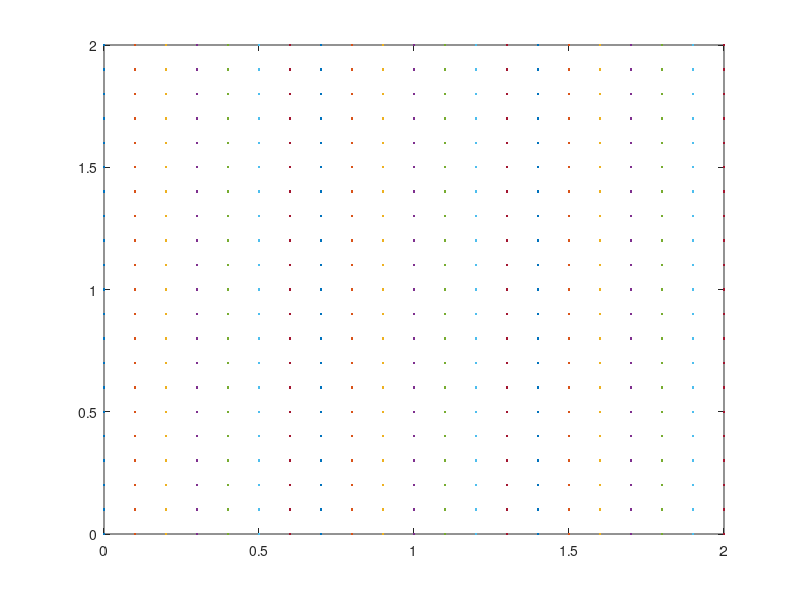

Recreate this plot in MATLAB. (Note: this script raises an error after producing the figure.)
clear;clc;close all

xPrecision = [0.1,0.1,2*pi/20,0.1];
[x,y] = meshgrid(0:xPrecision(1):2);
load('V.mat');
Min = [0,0,0,0];Precision =[0.1; 0.1; 2*pi/20; 0.1];

alpha = 0:xPrecision(4):2*pi;
v = 0:xPrecision(3):2;
dt = 0.1;
ph = 10;
Tf = 10;

% u
w = .7*[1;1;1;1;1;1;1;-2;-2;-4];
w = 1.5*ones(10,1);
a = [5;5;10;5;2;2;2;-12;-12;-12];

uPrecision = [0.1,1];
Uw = -3:uPrecision(1):3;
Ua = -15:uPrecision(2):10;

% reduced size of possible input
uPrecision = [0.5,5];
Uw = -2:uPrecision(1):2;
Ua = -15:uPrecision(2):10;


plot(x,y,'.')

%% Dynamic
X0 = [0,0,0,0];
X(1,:)  = dynamic (X0,a(1),w(1),dt);
Xshow(1,:) = discrete(X(1,:),xPrecision);
for k=1:Tf
X (k+1,:) = dynamic (X(k,:),a(k),w(k),dt);
Xshow(k+1,:) = discrete(X(k+1,:),xPrecision);
end
hold on;scatter(Xshow(:,1),Xshow(:,2),'ro')
figure;

%% Goal (from PF)
% [x,y,alpha,v]
% G1 = [2,0.8,0,0];
% G2 = [0,2,0,0];
% G3 = [1,0,0,0];
G1 = [1.3000    1.7000    1.6000         0];
G2 = [1,1,0,0];
G = [G1;G2];

%% start
L=length(Uw)*length(Ua);
Beta = [0.1; 100];
Gamma = [0.009 ;0.99];

PBeta = (1/size(Beta,1)/size(G,1))*ones(size(Beta,1)*size(G,1),1)';
PGamma = (1/size(Gamma,1))*ones(size(Gamma,1),1)';

% weight of particles for goal position
WG = (1/size(G,1))*ones(size(G,1),1,1);



P=zeros(L,Tf,size(Gamma,1),size(Beta,1),size(G,1));
PX = zeros(Tf,L);
Xp = zeros(L,4,Tf);
% showing results
PB(1,:) = PBeta;
PG(1,:) = PGamma;
PW(1,:) = WG; 

for k=1:Tf
    % prediction of u before observation
    for m=1:length(Beta)
        beta = Beta(m);
        for n=1:length(Gamma)
            gamma = Gamma(n);
            for i=1:size(G,1)
               % [Q,U] = evaluateQ(X(k,:),Uw,Ua,dt,G1,gamma);
                [Q,U] = evaluateQ2(phi,Min,Precision,X,Uw,Ua,dt,G(i,:),gamma);
                % i > m > n :MSB
                %^P(:,k,4*(n-1)+2*(m-1)+i) = evaluateP(Q,beta); %P(:,k,n,m,i)
                P(:,k,n,m,i) = evaluateP(Q,beta);
            end
        end
    end
    
    % update parameters after observing u
    u = [w(k),a(k)];
%     ia = find(U(:,1)==w(k));
%     ib = find(U(:,2)==a(k));
    % if the actual u is not in the control samples find nearest
    ia = find(min(abs(U(:,1)-w(k)))==abs(U(:,1)-w(k)));
    ib = find(min(abs(U(:,2)-a(k)))==abs(U(:,2)-a(k)));
    
    for t=1:length(ia)
        aa=find(ib==ia(t));
        if(~isempty(aa))
            break;
        end
    end
    ind = ib(aa);
    
    
    % update gamma
    % Find the Q for the observed u (for debuging)
    %[Q1,U1] = evaluateQ2(phi,Min,Precision,X(k,:),u(1),u(2),dt,G1,Gamma(1));
    %[Q2,U2] = evaluateQ2(phi,Min,Precision,X(k,:),u(1),u(2),dt,G1,Gamma(2));
    
    % expected
%     PP = [PBeta(1)*WG(1) PBeta(1)*WG(2) PBeta(2)*WG(1) PBeta(2)*WG(2)];
%     Pu1 = sum([P(ind,k,1) P(ind,k,2) P(ind,k,3) P(ind,k,4)].*PP);
%     Pu2 = sum([P(ind,k,5) P(ind,k,6) P(ind,k,7) P(ind,k,8)].*PP);
%     PGamma(1) = PGamma(1)*Pu1/(PGamma(1)*Pu1+PGamma(2)*Pu2);
%     PGamma(2) = PGamma(2)*Pu2/(PGamma(1)*Pu1+PGamma(2)*Pu2);
    
    PG1 = P(ind,k,1,1,1)+P(ind,k,1,2,1)+P(ind,k,1,1,2)+P(ind,k,1,2,2);
    PG2 = P(ind,k,2,1,1)+P(ind,k,2,2,1)+P(ind,k,2,1,2)+P(ind,k,2,2,2);
    % filter role
    PGamma(1) = PGamma(1)*PG1;
    PGamma(2) = PGamma(2)*PG2;
    % normalization
    SUM = sum(PGamma);
    PGamma = PGamma/SUM;
    % save purpose only
    PG(k+1,1) = PGamma(1);
    PG(k+1,2) = PGamma(2);
    
    % update beta
    % Find the Q for the observed u
%     [Q1,U1] = evaluateQ2(phi,Min,Precision, X(k,:),u(1),u(2),dt,G1,Gamma(1));
%     [Q2,U2] = evaluateQ2(phi,Min,Precision, X(k,:),u(1),u(2),dt,G1,Gamma(2));
%     PP = [PGamma(1)*WG(1) PGamma(1)*WG(2) PGamma(2)*WG(1) PGamma(2)*WG(2)];
%     Pb1g1 = sum([P(ind,k,1) P(ind,k,5)].*[PGamma(1) PGamma(2)]*WG(1));
%     Pb1g2 = sum([P(ind,k,2) P(ind,k,6)].*[PGamma(1) PGamma(2)]*WG(2));
%     Pb2g1 = sum([P(ind,k,3) P(ind,k,7)].*[PGamma(1) PGamma(2)]*WG(1));
%     Pb2g2 = sum([P(ind,k,4) P(ind,k,8)].*[PGamma(1) PGamma(2)]*WG(2));
%      sm = sum(PBeta.*[Pb1g1 P1g2 Pb2g1 Pb2g2]);


    Pb1g1 = P(ind,k,1,1,1)+P(ind,k,2,1,1);
    Pb1g2 = P(ind,k,1,1,2)+P(ind,k,2,1,2);
    Pb2g1 = P(ind,k,1,2,1)+P(ind,k,2,2,1);
    Pb2g2 = P(ind,k,1,2,2)+P(ind,k,2,2,2);
    % filtering role
    PBeta(1) = PBeta(1)*Pb1g1;
    PBeta(2) = PBeta(2)*Pb1g2;
    PBeta(3) = PBeta(3)*Pb2g1;
    PBeta(4) = PBeta(4)*Pb2g2;
    % normalization
    sm = sum(PBeta);
    PBeta = PBeta/sm;
  
    
    % save purpose only
    PB(k+1,1) = PBeta(1);
    PB(k+1,2) = PBeta(2);
    PB(k+1,3) = PBeta(3);
    PB(k+1,4) = PBeta(4);
    
    % update g
    WG(1) = PBeta(1)+PBeta(3);
    WG(2) = PBeta(2)+PBeta(4);
    % normalize 
    sm = sum(WG);
    WG(1) = WG(1)/sm;
    WG(2) = WG(2)/sm;
    
    % save purpose only
    PW(k+1,1) = WG(1);
    PW(k+1,2) = WG(2);
    % new goal sampling from goal distribution
    
    % expected position in 1 step ahead (dynamic)
    % not biased :: learning rules of movement rather than dynamic
    Xp(:,:,k) = twostepdynamic(X(k,:),U(:,2),U(:,1),dt);
    Pt = ones(size(Gamma,1),size(Beta,1),size(G,1));
    Pt(1,:,:) = Pt(1,:,:)*PG(k+1,1);
    Pt(2,:,:) = Pt(2,:,:)*PG(k+1,2);
    Pt(:,1,:) = Pt(:,1,:)*(PB(k+1,1)+PB(k+1,2));
    Pt(:,2,:) = Pt(:,2,:)*(PB(k+1,3)+PB(k+1,4));
%     Pt(:,3,:) = Pt(:,3,:)*PB(k+1,3);
%     Pt(:,4,:) = Pt(:,4,:)*PB(k+1,4);
    Pt(:,:,1) = Pt(:,:,1)*PW(k+1,1);
    Pt(:,:,2) = Pt(:,:,2)*PW(k+1,2);

    PXp = ones(size(P));
    for jj =1:size(P,1)
        PXp(jj,k,:,:,:) = Pt; 
    end
    PXp(:,k,:,:,:) = P(:,k,:,:,:).*PXp(:,k,:,:,:);
    PX(k,:) =sum(sum(sum(PXp(:,k,:,:,:),3),4),5);
%     % mean
%     XP_mean = sum(Xp.*PXp,'all');
end

[~,i]=max(P(:,:,1));
ff=U(i,:);
subplot(211);plot(ff(:,1));
hold on; plot(w,'r');
subplot(212);plot(ff(:,2));
hold on; plot(a,'r');
figure;
[~,i]=max(P(:,:,2));
ff=U(i,:);
subplot(211);plot(ff(:,1));
hold on; plot(w,'r');
subplot(212);plot(ff(:,2));
hold on; plot(a,'r');
figure;
subplot(221);plot(PB(:,1))
title('Probability of Beta')
ylabel('Beta = 1, G= g1')
subplot(222);plot(PB(:,2))
ylabel('Beta = 1, G= g2')
subplot(223);plot(PB(:,3))
ylabel('Beta = 100, G= g1')
subplot(224);plot(PB(:,4))
ylabel('Beta = 100, G= g2')

figure;
subplot(211);plot(PG(:,1))
ylabel('gamma = 0.009')
title('Probability of Gamma')
subplot(212);plot(PG(:,2))
ylabel('gamma = 0.99')

figure;
subplot(211);plot(PW(:,1))
ylabel('Goal 1 ')
title('Goal Probability')
subplot(212);plot(PW(:,2))
ylabel('Goal 2 ')

h = figure;
for t=1:Tf
    hold on;
    Xp1 = reshape(Xp(:,1,t),[length(Uw),length(Ua)]);
    Xp2 = reshape(Xp(:,2,t),[length(Uw),length(Ua)]);
    PXt = reshape(PX(t,:),[length(Uw),length(Ua)]);
    surf(Xp1,Xp2,PXt);
end
view(2);
hold on;plot(Xshow(:,1),Xshow(:,2),'r','LineWidth',2);
hold on;scatter(Xshow(:,1),Xshow(:,2),50,'ro','LineWidth',2);
grid;